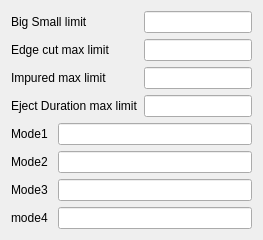
     <widget class="QWidget" name="page_6">
      <layout class="QGridLayout" name="gridLayout_43">
       <item row="0" column="0">
        <widget class="QLabel" name="bigSmallMaxLabel">
         <property name="text">
          <string notr="true">Big Small limit</string>
         </property>
        </widget>
       </item>
       <item row="0" column="1">
        <widget class="myLineEdit" name="bigSmallMaxLineedit"/>
       </item>
       <item row="1" column="0">
        <widget class="QLabel" name="edgeCutMaxLabel">
         <property name="text">
          <string notr="true">Edge cut max limit</string>
         </property>
        </widget>
       </item>
       <item row="1" column="1">
        <widget class="myLineEdit" name="edgeCutMaxLineedit"/>
       </item>
       <item row="2" column="0">
        <widget class="QLabel" name="impuredMaxLabel">
         <property name="text">
          <string notr="true">Impured max limit</string>
         </property>
        </widget>
       </item>
       <item row="2" column="1">
        <widget class="myLineEdit" name="impuredMaxLineedit"/>
       </item>
       <item row="3" column="0">
        <widget class="QLabel" name="ejectDurationMaxLabel">
         <property name="text">
          <string notr="true">Eject Duration max limit</string>
         </property>
        </widget>
       </item>
       <item row="3" column="1">
        <widget class="myLineEdit" name="ejectDurationMaxLineedit"/>
       </item>
       <item row="4" column="0" colspan="2">
        <layout class="QGridLayout" name="gridLayout_3">
         <item row="0" column="0">
          <layout class="QHBoxLayout" name="horizontalLayout_28">
           <property name="spacing">
            <number>10</number>
           </property>
           <item>
            <widget class="QLabel" name="d2Mode1Lbl">
             <property name="text">
              <string notr="true">Mode1</string>
             </property>
            </widget>
           </item>
           <item>
            <widget class="myLineEdit" name="d2Mode1Edit"/>
           </item>
          </layout>
         </item>
         <item row="1" column="0">
          <layout class="QHBoxLayout" name="horizontalLayout_29">
           <property name="spacing">
            <number>10</number>
           </property>
           <item>
            <widget class="QLabel" name="d2Mode2Lbl">
             <property name="text">
              <string notr="true">Mode2</string>
             </property>
            </widget>
           </item>
           <item>
            <widget class="myLineEdit" name="d2Mode2Edit"/>
           </item>
          </layout>
         </item>
         <item row="2" column="0">
          <layout class="QHBoxLayout" name="horizontalLayout_30">
           <property name="spacing">
            <number>10</number>
           </property>
           <item>
            <widget class="QLabel" name="d2Mode3Lbl">
             <property name="text">
              <string notr="true">Mode3</string>
             </property>
            </widget>
           </item>
           <item>
            <widget class="myLineEdit" name="d2Mode3Edit"/>
           </item>
          </layout>
         </item>
         <item row="3" column="0">
          <layout class="QHBoxLayout" name="horizontalLayout_31">
           <property name="spacing">
            <number>10</number>
           </property>
           <item>
            <widget class="QLabel" name="d2Mode4Lbl">
             <property name="text">
              <string notr="true">mode4</string>
             </property>
            </widget>
           </item>
           <item>
            <widget class="myLineEdit" name="d2Mode4Edit"/>
           </item>
          </layout>
         </item>
        </layout>
       </item>
      </layout>
     </widget>
